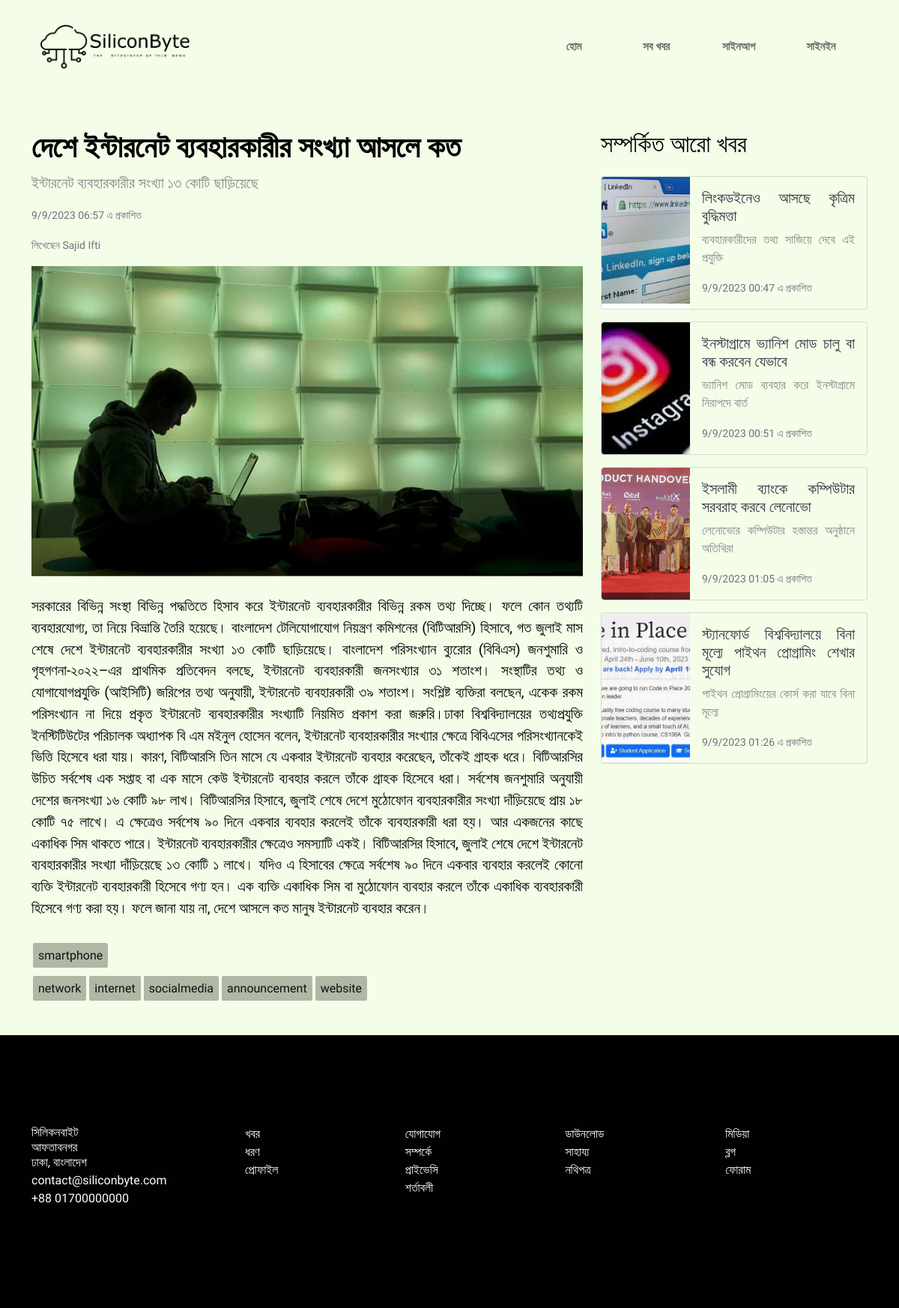
Screenshot of /readarticle.php?article_id=20 with the database file from the repository.
### tables this page shows
CREATE TABLE `articles` (
  `article_id` int(11) NOT NULL,
  `title` varchar(255) DEFAULT NULL,
  `summary` varchar(50) DEFAULT NULL,
  `content` text DEFAULT NULL,
  `article_photo` varchar(255) DEFAULT NULL,
  `DATETIME` timestamp NOT NULL DEFAULT current_timestamp(),
  `category` enum('smartphone','pc','software','tutorial','programing','gaming') DEFAULT NULL,
  `views` int(11) DEFAULT 0,
  `user_id` int(11) DEFAULT NULL
);

CREATE TABLE `users` (
  `user_id` int(11) NOT NULL,
  `fullname` varchar(255) DEFAULT NULL,
  `username` varchar(255) DEFAULT NULL,
  `email` varchar(255) DEFAULT NULL,
  `PASSWORD` varchar(255) DEFAULT NULL,
  `role` enum('admin','writer','reader') DEFAULT NULL,
  `profile_photo` varchar(255) DEFAULT NULL
);

CREATE TABLE `tags` (
  `tag_id` int(11) NOT NULL,
  `tag_name` varchar(255) DEFAULT NULL
);

### readarticle.php (the view, shortened to what this page needs)
<!doctype html>
<html lang="en">
<head>
    <link rel="stylesheet" href="css/bootstrap.css">
    <link rel="stylesheet" href="css/style.css">
    <link rel="stylesheet" href="css/media.css">
</head>
<body>
    <header>
        <div class="container">
            <nav class="navbar navbar-expand-lg navbar-light">
                <div class="container-fluid">
                    <a class="navbar-brand" href="index.php">
                        <img src="images/stock/logo.png" class="img-fluid logo" alt="সিলিকনবাইট">
                    </a>
                    <div class="collapse navbar-collapse menu" id="nav_c">
                        <ul class="navbar-nav ms-auto mb-2 mb-lg-0">
                            <li class="nav-item">
                                <a class="nav-link" href="index.php">হোম</a>
                            </li>
                            <li class="nav-item">
                                <a class="nav-link" href="articles.php">সব খবর</a>
                            </li>
                            <?php if (isset($_SESSION['user_id'])): ?>
                                <?php if ($_SESSION['role'] == "writer"): ?>
                                    <li class="nav-item">
                                        <a class="nav-link" href="post_page.php">লিখুন</a>
                                    </li>
                                <?php endif; ?>
                                <?php if ($_SESSION['role'] == "admin"): ?>
                                    <li class="nav-item">
                                        <a class="nav-link" href="admin.php">ব্যাবস্থাপনা</a>
                                    </li>
                                <?php endif; ?>
                                <li class="nav-item">
                                    <a class="nav-link" href="profile.php">প্রোফাইল</a>
                                </li>
                                <li class="nav-item">
                                    <a class="nav-link" href="signout.php">সাইনআউট</a>
                                </li>
                            <?php else: ?>
                                <li class="nav-item">
                                    <a class="nav-link" href="signup_page.php">সাইনআপ</a>
                                </li>
                                <li class="nav-item">
                                    <a class="nav-link" href="signin_page.php">সাইনইন</a>
                                </li>
                            <?php endif; ?>
                        </ul>
                    </div>
                </div>
            </nav>
        </div>
    </header>
    <section class="articles">
        <div class="container mt-5">
            <div class="row">
                <div class="col-md-8">
                    <article>
                        <?php
                        include 'db-connection.php';
                        if (isset($_GET['article_id'])) {
                            $article_id = $_GET['article_id'];
                            $sql = "SELECT * FROM Articles WHERE article_id = ?";
                            if ($stmt = $conn->prepare($sql)) {
                                $stmt->bind_param("i", $article_id);
                                if ($stmt->execute()) {
                                    $result = $stmt->get_result();
                                    if ($result->num_rows === 1) {
                                        $row = $result->fetch_assoc();
                                        $title = $row['title'];
                                        $summary = $row['summary'];
                                        $content = $row['content'];
                                        $article_photo = $row['article_photo'];
                                        $datetime = $row['DATETIME'];
                                        $user_id = $row['user_id'];
                                        $formatted_datetime = date("j/n/Y H:i", strtotime($datetime));
                                        $author_query = "SELECT fullname FROM users WHERE user_id = ?";
                                        if ($stmt_author = $conn->prepare($author_query)) {
                                            $stmt_author->bind_param("i", $user_id);
                                            if ($stmt_author->execute()) {
                                                $author_result = $stmt_author->get_result();
                                                $author_row = $author_result->fetch_assoc();
                                                $author = $author_row['fullname'];
                                                echo '<h1 class="article-title">' . $title . '</h1>';
                                                echo '<p class="lead">' . $summary . '</p>';
                                                echo '<p class="article-published"><small class="text-muted">' . $formatted_datetime . ' এ প্রকাশিত</small></p>';
                                                echo '<p class="article-published"><small class="text-muted">লিখেছেন ' . $author . '</small></p>';
                                                echo '<img src="' . $article_photo . '" alt="Article Photo" class="img-fluid mb-3 article-photo">';
                                                echo '<p class="article-body">' . $content . '</p>';
                                            } else {
                                                echo 'Error retrieving author information.';
                                            }
                                        } else {
                                            echo 'Error preparing author query.';
                                        }
                                    } else {
                                        echo 'Article not found.';
                                    }
                                } else {
                                    echo 'Error executing query.';
                                }
                            } else {
                                echo 'Error preparing query.';
                            }
                        } else {
                            echo 'Invalid article ID.';
                        }
                        ?>
                    </article>
                </div>
                <div class="col-md-4">
                    <div class="mb-4">
                        <h2 class="related-articles">সম্পর্কিত আরো খবর</h2>
                    </div>
                            <?php
                            include 'db-connection.php';
                            $current_article_id = $_GET['article_id'];
                            $sql = "
            SELECT DISTINCT A.article_id, A.title, A.summary, A.article_photo, A.DATETIME
            FROM Articles A
            INNER JOIN Article_Tags AT ON A.article_id = AT.article_id
            INNER JOIN Tags T ON AT.tag_id = T.tag_id
            WHERE AT.article_id != ? -- Exclude the current article
            AND (T.tag_name IN (
                SELECT T.tag_name
                FROM Article_Tags AT
                INNER JOIN Tags T ON AT.tag_id = T.tag_id
                WHERE AT.article_id = ?
            ) OR A.category IN (
                SELECT A.category
                FROM Articles A
                WHERE A.article_id = ?
            ))
            ORDER BY RAND()
            LIMIT 4
        ";
                            if ($stmt = $conn->prepare($sql)) {
                                $stmt->bind_param("iii", $current_article_id, $current_article_id, $current_article_id);
                                $stmt->execute();
                                $result = $stmt->get_result();
                                while ($row = $result->fetch_assoc()) {
                                    $related_article_id = $row['article_id'];
                                    $related_article_title = $row['title'];
                                    $related_article_summary = $row['summary'];
                                    $related_article_photo = $row['article_photo'];
                                    $related_article_datetime = $row['DATETIME'];
                                    $formatted_datetime = date("j/n/Y H:i", strtotime($related_article_datetime));
                                    echo '<div class="col verticle-card-col">';
                                    echo '<a href="readarticle.php?article_id=' . $related_article_id . '" class="card-link">';
                                    echo '<div class="card mb-3 verticle-card">';
                                    echo '<div class="row g-0">';
                                    echo '<div class="col-md-4">';
                                    echo '<img src="' . $related_article_photo . '" class="img-fluid rounded-start" alt="' . $related_article_title . '" style="object-fit: cover; width: 100%; height: 100%;">';
                                    echo '</div>';
                                    echo '<div class="col-md-8">';
                                    echo '<div class="card-body">';
                                    echo '<h5 class="card-title">' . $related_article_title . '</h5>';
                                    echo '<p class="card-text">' . $related_article_summary . '</p>';
                                    echo '<p class="card-text"><small class="text-muted">' . $formatted_datetime . ' এ প্রকাশিত</small></p>';
                                    echo '</div>';
                                    echo '</div>';
                                    echo '</div>';
                                    echo '</div>';
                                    echo '</a>';
                                    echo '</div>';
                                }
                            } else {
                                echo "Error: " . $conn->error;
                            }
                            ?>
                </div>
            </div>
            <div class="row">
                <div class="col">
                    <div class="tags category">
                        <?php
                        include 'db-connection.php';
                        if (isset($_GET['article_id'])) {
                            $article_id = $_GET['article_id'];
                            $category_query = "SELECT category FROM Articles WHERE article_id = ?";
                            if ($stmt_category = $conn->prepare($category_query)) {
                                $stmt_category->bind_param("i", $article_id);
                                if ($stmt_category->execute()) {
                                    $category_result = $stmt_category->get_result();
                                    $category_row = $category_result->fetch_assoc();
                                    $category = $category_row['category'];
                                    echo '<a href="category.php?category=' . $category . '">' . $category . '</a>';
                                } else {
                                    echo 'Error retrieving category information.';
                                }
                            } else {
                                echo 'Error preparing category query.';
                            }
                            $tags_query = "SELECT T.tag_name FROM Tags AS T
                                INNER JOIN Article_Tags AS AT ON T.tag_id = AT.tag_id
                                WHERE AT.article_id = ?";
                            if ($stmt_tags = $conn->prepare($tags_query)) {
                                $stmt_tags->bind_param("i", $article_id);
                                if ($stmt_tags->execute()) {
                                    $tags_result = $stmt_tags->get_result();
                                    echo '<div class="col">';
                                    echo '<div class="tags">';
                                    while ($tag_row = $tags_result->fetch_assoc()) {
                                        $tag_name = $tag_row['tag_name'];
                                        echo '<a href="tag.php?tag=' . $tag_name . '">' . $tag_name . '</a>';
                                    }
                                    echo '</div>';
                                    echo '</div>';
                                } else {
                                    echo 'Error retrieving tags information.';
                                }
                            } else {
                                echo 'Error preparing tags query.';
                            }
                        } else {
                            echo 'Invalid article ID.';
                        }
                        ?>
                    </div>
                </div>
            </div>
        </div>
    </section>
    <footer>
        <div class="container">
            <div class="row">
                <div class="col-lg-3 col-md-4 col-12">
                    <address class="f_1">
                        <p>সিলিকনবাইট<br>আফতাবনগর<br>ঢাকা, বাংলাদেশ</p>
                        <p>contact@siliconbyte.com</p>
                        <p>+88 01700000000</p>
                    </address>
                </div>
                <div class="col-lg col-md col-6">
                    <div class="f_2">
                        <ul class="list-unstyled">
                            <li> <a href="#">খবর</a></li>
                            <li> <a href="#">ধরণ</a></li>
                            <li> <a href="#">প্রোফাইল</a></li>
                        </ul>
                    </div>
                </div>
                <div class="col-lg col-md col-6">
                    <div class="f_2">
                        <ul class="list-unstyled">
                            <li> <a href="#">যোগাযোগ</a></li>
                            <li> <a href="#">সম্পর্কে</a></li>
                            <li> <a href="#">প্রাইভেসি</a></li>
                            <li> <a href="#">শর্তাবলী</a></li>
                        </ul>
                    </div>
                </div>
                <div class="col-lg col-md col-6">
                    <div class="f_2">
                        <ul class="list-unstyled">
                            <li> <a href="#">ডাউনলোড</a></li>
                            <li> <a href="#">সাহায্য</a></li>
                            <li> <a href="#">নথিপত্র</a></li>
                        </ul>
                    </div>
                </div>
                <div class="col-lg col-md col-6">
                    <div class="f_2">
                        <ul class="list-unstyled">
                            <li> <a href="#">মিডিয়া</a></li>
                            <li> <a href="#">ব্লগ</a></li>
                            <li> <a href="#">ফোরাম</a></li>
                        </ul>
                    </div>
                </div>
            </div>
        </div>
    </footer>
</body>
</html>

### rows the page displays
articles: title "দেশে ইন্টারনেট ব্যবহারকারীর সংখ্যা আসলে কত", summary "ইন্টারনেট ব্যবহারকারীর সংখ্যা ১৩ কোটি ছাড়িয়েছে", DATETIME "9/9/2023 06:57", article_photo (picture), content "সরকারের বিভিন্ন সংস্থা বিভিন্ন পদ্ধতিতে হিসাব করে ইন্টারনেট ব্যবহারকারীর বিভিন্ন রকম তথ্য দিচ্ছে। ফলে কোন তথ্যটি ব্যবহারযোগ্য, তা নিয়ে বিভ্রান্তি তৈরি হয়েছে। বাংলাদেশ টেলিযোগাযোগ নিয়ন্ত্রণ কমিশনের (বিটিআরসি) হিসাবে, গত জুলাই মাস শেষে দেশে ইন্টারনেট ব্যবহারকারীর সংখ্যা ১৩ কোটি ছাড়িয়েছে। বাংলাদেশ পরিসংখ্যান ব্যুরোর (বিবিএস) জনশুমারি ও গৃহগণনা-২০২২–এর প্রাথমিক প্রতিবেদন বলছে, ইন্টারনেট ব্যবহারকারী জনসংখ্যার ৩১ শতাংশ। সংস্থাটির তথ্য ও যোগাযোগপ্রযুক্তি (আইসিটি) জরিপের তথ্য অনুযায়ী, ইন্টারনেট ব্যবহারকারী ৩৯ শতাংশ। সংশ্লিষ্ট ব্যক্তিরা বলছেন, একেক রকম পরিসংখ্যান না দিয়ে প্রকৃত ইন্টারনেট ব্যবহারকারীর সংখ্যাটি নিয়মিত প্রকাশ করা জরুরি।ঢাকা বিশ্ববিদ্যালয়ের তথ্যপ্রযুক্তি ইনস্টিটিউটের পরিচালক অধ্যাপক বি…", category "smartphone"
users: fullname "Sajid Ifti"
articles: article_photo (picture), title "লিংকডইনেও আসছে কৃত্রিম বুদ্ধিমত্তা", summary "ব্যবহারকারীদের তথ্য সাজিয়ে দেবে এই প্রযুক্তি", DATETIME "9/9/2023 00:47"
articles: article_photo (picture), title "ইনস্টাগ্রামে ভ্যানিশ মোড চালু বা বন্ধ করবেন যেভাবে", summary "ভ্যানিশ মোড ব্যবহার করে ইনস্টাগ্রামে নিরাপদে বার্ত", DATETIME "9/9/2023 00:51"
articles: article_photo (picture), title "ইসলামী ব্যাংকে কম্পিউটার সরবরাহ করবে লেনোভো", summary "লেনোভোর কম্পিউটার হস্তান্তর অনুষ্ঠানে অতিথিরা", DATETIME "9/9/2023 01:05"
articles: article_photo (picture), title "স্ট্যানফোর্ড বিশ্ববিদ্যালয়ে বিনা মূল্যে পাইথন প্রোগ্রামিং শেখার সুযোগ", summary "পাইথন প্রোগ্রামিংয়ের কোর্স করা যাবে বিনা মূল্যে", DATETIME "9/9/2023 01:26"
tags: tag_name "network"
tags: tag_name "internet"
tags: tag_name "socialmedia"
tags: tag_name "announcement"
tags: tag_name "website"
